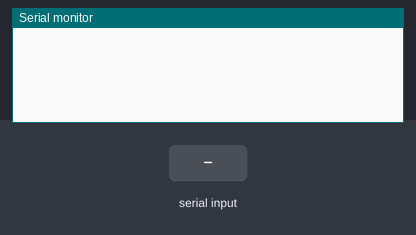
A sketch run on a simulated Arduino Uno, built with avr-gcc and run on an emulated ATmega328P. Parts: the last lines printed to the serial monitor. The test bench sets the inputs (shaded band). The modem accepts every AT command (registered, SIM ready, sends succeed) and sends nothing else.

Above: at 1.2 s.
1.3 s: "#" received over Serial
At 2.5 s:
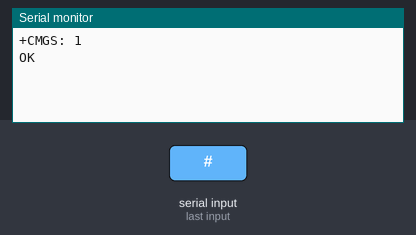
2.8 s: "#" received over the second serial link
At 3.3 s:
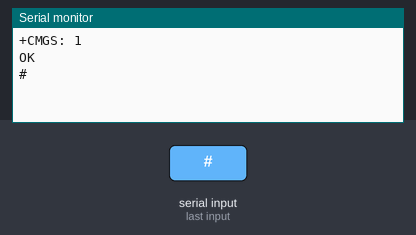
4.3 s: "1" received over the second serial link
At 5.6 s:
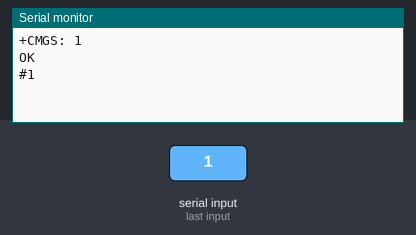

The sketch:

Learn_Seeed_GPRS_01.ino
```cpp
//Serial Relay - Arduino will patch a
//serial link between the computer and the GPRS Shield
//at 19200 bps 8-N-1
//Computer is connected to Hardware UART
//GPRS Shield is connected to the Software UART

#include <SoftwareSerial.h>

SoftwareSerial GPRS(7, 8);
unsigned char buffer[64]; // buffer array for data recieve over serial port
int count=0;     // counter for buffer array
void setup()
{
  GPRS.begin(19200);               // the GPRS baud rate
  Serial.begin(19200);             // the Serial port of Arduino baud rate.

}

void loop()
{
  if (GPRS.available())              // if date is comming from softwareserial port ==> data is comming from gprs shield
  {
    while(GPRS.available())          // reading data into char array
    {
      buffer[count++]=GPRS.read();     // writing data into array
      if(count == 64)break;
  }
    Serial.write(buffer,count);            // if no data transmission ends, write buffer to hardware serial port
    clearBufferArray();              // call clearBufferArray function to clear the storaged data from the array
    count = 0;                       // set counter of while loop to zero


  }
  if (Serial.available())            // if data is available on hardwareserial port ==> data is comming from PC or notebook
   {
    int kbdByte = Serial.read();
    if (kbdByte=='#') kbdByte=0x1A;
    GPRS.write(kbdByte);       // write it to the GPRS shield

   }
}

void clearBufferArray()              // function to clear buffer array
{
  for (int i=0; i<count;i++)
    { buffer[i]=NULL;}                  // clear all index of array with command NULL
}
```

Measured:
- after the input at 1.3 s, the serial monitor: prints a new line at once (image 1)
- after the input at 2.8 s, the serial monitor: prints a new line at once (image 2)
- after the input at 4.3 s, the serial monitor: prints a new line at once (image 3)
